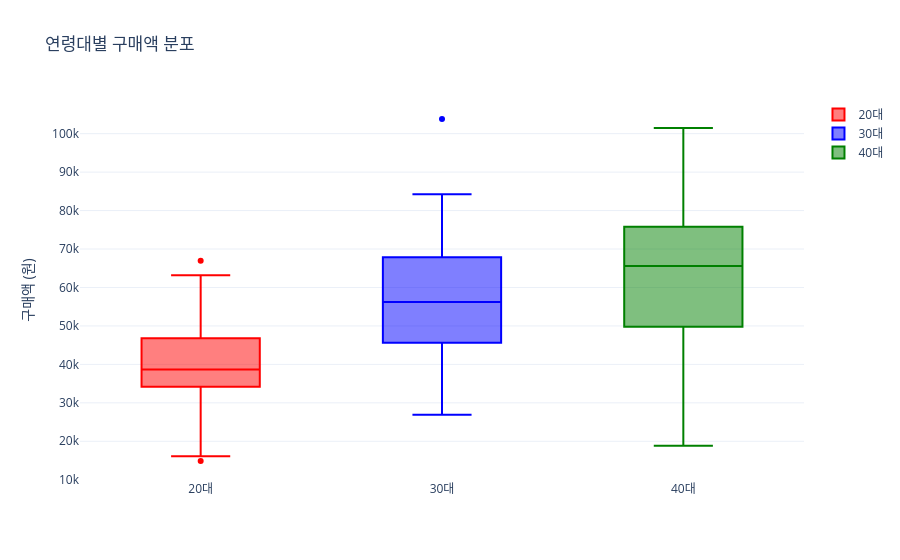

This figure's notebook cell:
### Code cell
# 4 Box Plot (인터랙티브)
print("\n=== 4 Box Plot (인터랙티브) ===")

# 연령대별 구매액
age_20s = np.random.normal(40000, 12000, 50)
age_30s = np.random.normal(55000, 15000, 50)
age_40s = np.random.normal(65000, 18000, 50)

fig = go.Figure()

fig.add_trace(go.Box(
    y=age_20s,
    name='20대',
    marker=dict(color='red')
))

fig.add_trace(go.Box(
    y=age_30s,
    name='30대',
    marker=dict(color='blue')
))

fig.add_trace(go.Box(
    y=age_40s,
    name='40대',
    marker=dict(color='green')
))

fig.update_layout(
    title='연령대별 구매액 분포',
    yaxis_title='구매액 (원)',
    template='plotly_white'
)

fig.show()
